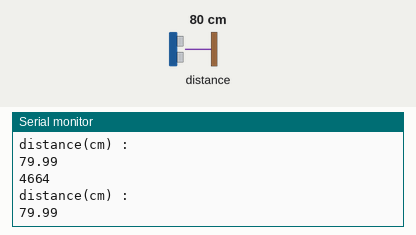
A sketch run on a simulated ESP8266 (NodeMCU). Shown: the last lines printed to the serial monitor. Wiring (inferred from the names in the program): ultrasonic range finder: trigger D7; echo D3. Inputs (shaded band) come from the test bench; at power-on: distance to the obstacle 80 cm. The echo pulse lasts 58.3 µs per cm.

Above: at 1.2 s.
1.3 s: distance to the obstacle set to 2 cm
At 1.59 s:
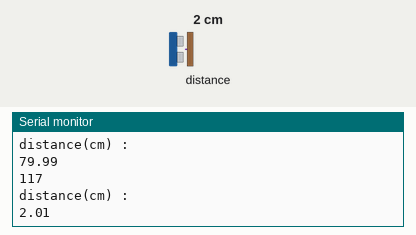
2.8 s: distance to the obstacle set to 4 cm
At 3.0 s:
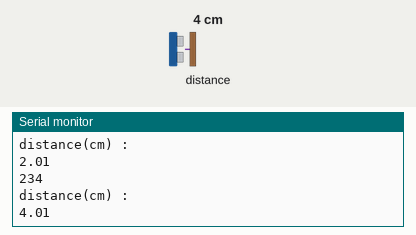
Timing chart, 0 to 5.8 s (numbered marks = the images above; inputs shaded):
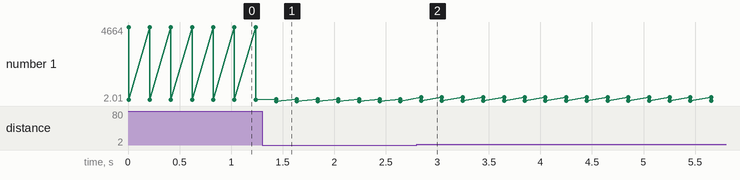

Measured:
- after the input at 1.3 s, the serial monitor: prints a new line after 0.14 s (image 1)
- after the input at 2.8 s, the serial monitor: prints a new line at once (image 2)
- plotted number 1: 79.99 → 2.01 after the input at 1.3 s, 2.01 → 4.01 after the input at 2.8 s

The sketch:

WifiDemo.ino
```cpp
// /*************************************************************

//   This is a simple demo of sending and receiving some data.
//   Be sure to check out other examples!
//  *************************************************************/

// /* Fill-in information from Blynk Device Info here */
// #define BLYNK_TEMPLATE_ID           "TMPL3WNKtAB24"
// #define BLYNK_TEMPLATE_NAME         "Quickstart Template"
// #define BLYNK_AUTH_TOKEN            "93UTzBpx_u6YKaFmHVhdOJg3pcF735tD"

// /* Comment this out to disable prints and save space */
// #define BLYNK_PRINT Serial


// #include <ESP8266WiFi.h>
// #include <BlynkSimpleEsp8266.h>

// // Your WiFi credentials.
// // Set password to "" for open networks.
// char ssid[] = "Krish's iPhone";
// char pass[] = "krish173";

// BlynkTimer timer;

// // This function is called every time the Virtual Pin 0 state changes
// BLYNK_WRITE(V0)
// {
//   // Set incoming value from pin V0 to a variable
//   int value = param.asInt();

//   // Update state
//   Blynk.virtualWrite(V1, value);
// }

// // This function is called every time the device is connected to the Blynk.Cloud
// BLYNK_CONNECTED()
// {
//   // Change Web Link Button message to "Congratulations!"
//   Blynk.setProperty(V3, "offImageUrl", "https://static-image.nyc3.cdn.digitaloceanspaces.com/general/fte/congratulations.png");
//   Blynk.setProperty(V3, "onImageUrl",  "https://static-image.nyc3.cdn.digitaloceanspaces.com/general/fte/congratulations_pressed.png");
//   Blynk.setProperty(V3, "url", "https://docs.blynk.io/en/getting-started/what-do-i-need-to-blynk/how-quickstart-device-was-made");
// }

// // This function sends Arduino's uptime every second to Virtual Pin 2.
// void myTimerEvent()
// {
//   // You can send any value at any time.
//   // Please don't send more that 10 values per second.
//   Blynk.virtualWrite(V2, millis() / 1000);
// }

// void setup()
// {
//   // Debug console
//   Serial.begin(115200);

//   Blynk.begin(BLYNK_AUTH_TOKEN, ssid, pass);
//   // You can also specify server:
//   //Blynk.begin(BLYNK_AUTH_TOKEN, ssid, pass, "blynk.cloud", 80);
//   //Blynk.begin(BLYNK_AUTH_TOKEN, ssid, pass, IPAddress(192,168,1,100), 8080);

//   // Setup a function to be called every second
//   timer.setInterval(1000L, myTimerEvent);
// }

// void loop()
// {
//   Blynk.run();
//   timer.run();
//   // You can inject your own code or combine it with other sketches.
//   // Check other examples on how to communicate with Blynk. Remember
//   // to avoid delay() function!
// }

// C++ code
// speed = 343 m/s and .0343 cm/microseconds
#define Trig D7
#define Echo D3
#define Speed .0343


void setup()
{
  pinMode(Trig, OUTPUT);
  pinMode(Echo, INPUT);
  Serial.begin(9600);
}

void loop()
{
  digitalWrite(Trig, LOW);
  //delay(1000); // Wait for 1000 millisecond(s)
  delayMicroseconds(5);
  digitalWrite(Trig,HIGH);
  delayMicroseconds(10);
  digitalWrite(Trig, LOW);
  //delay(1000); // Wait for 1000 millisecond(s)

  long int duration = pulseIn(Echo,HIGH); // when triger call echo is high
  Serial.println(duration);

  float distance = Speed * duration/2;
  Serial.println("distance(cm) : ");
  Serial.println(distance);
  delay(200);
}
```
